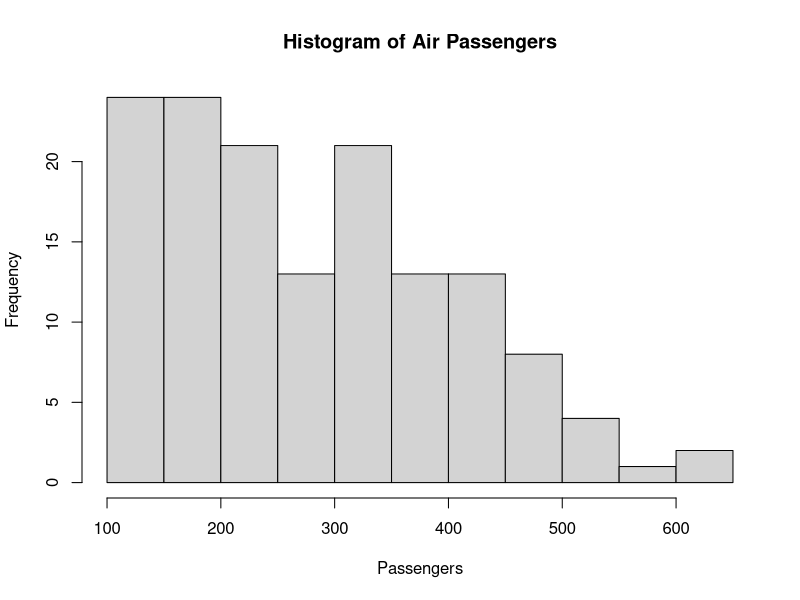

This figure's R source:
#A histogram is a visual representation of the distribution of a dataset. 
#As such, the shape of a histogram is its most obvious and informative characteristic: 
#it allows you to easily see where a relatively large amount of the data is situated 
#and where there is very little data to be found

#The y-axis shows how frequently the values on the x-axis occur in the data, 
#while the bars group ranges of values or continuous categories on the x-axis.

#AIR PASSENGERS - SINGLE COLUMN DATASET
data("AirPassengers")
AirPassengers
?AirPassengers

hist(AirPassengers,
     main = "Histogram of Air Passengers",
     xlab = "Passengers",
     ylab = "Frequency")

#To extract single column from another dataset use
# <DATASET_NAME>$<COLUMN_NAME>


